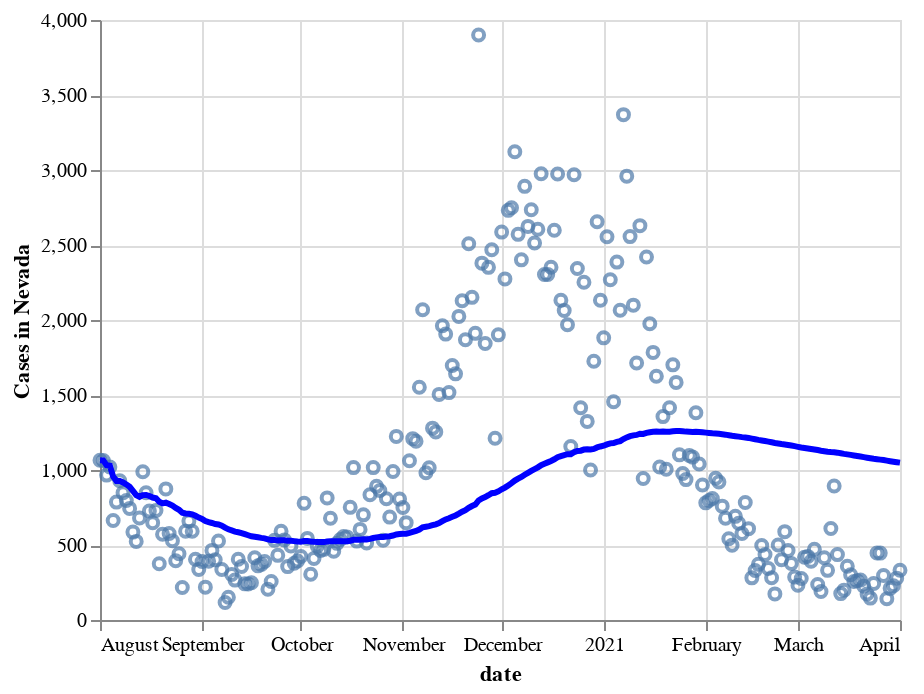

Notebook code for this chart:
### Code cell
selected_data=data.loc[data['state']=='Nevada']   
line = alt.Chart(selected_data).mark_line(
color='blue',
size=3
).transform_window(
    rolling_mean='mean(cases)',
    
).encode(
    x='date:T',
    y='rolling_mean:Q'
)

points = alt.Chart(selected_data).mark_point().encode(
    x='date:T',
    y=alt.Y('cases:Q',
            axis=alt.Axis(title='Cases in Nevada'))
)

points + line

### Figure 1 — Vega-Lite specification as saved in the notebook (floating-point values rounded to 4 significant figures; data arrays with more than 128 entries replaced by an {"elided": "..."} marker saying what was removed)
{"config": {"view": {"continuousWidth": 400, "continuousHeight": 300}}, "layer": [{"mark": "point", "encoding": {"x": {"field": "date", "type": "temporal"}, "y": {"axis": {"title": "Cases in Nevada"}, "field": "cases", "type": "quantitative"}}}, {"mark": {"type": "line", "color": "blue", "size": 3}, "encoding": {"x": {"field": "date", "type": "temporal"}, "y": {"field": "rolling_mean", "type": "quantitative"}}, "transform": [{"window": [{"op": "mean", "field": "cases", "as": "rolling_mean"}]}]}], "data": {"name": "data-38a6290b30757766cbf3801fccca847a"}, "$schema": "https://vega.github.io/schema/vega-lite/v4.17.0.json", "datasets": {"data-38a6290b30757766cbf3801fccca847a": {"elided": "244 records"}}}
